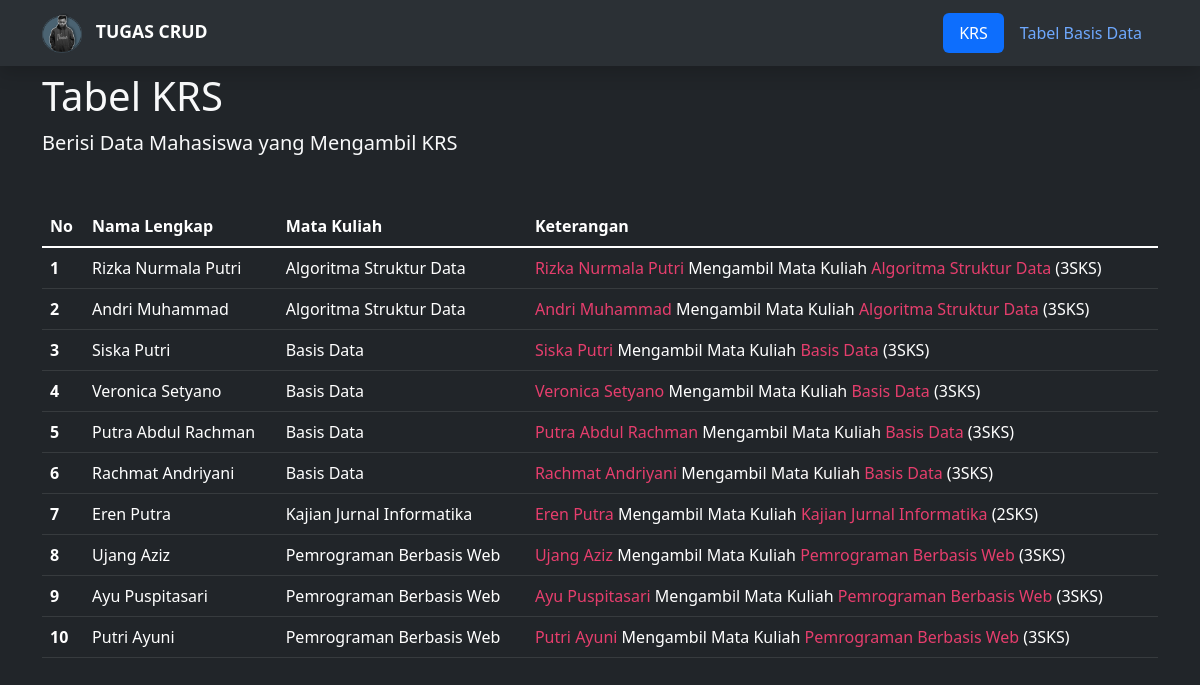
The page / on the database its author committed.
### tables this page shows
create table mahasiswa(
npm char(13) primary key,
nama varchar(50),
jurusan enum('Teknik Informatika', 'Sistem Operasi'),
alamat text
);

create table matakuliah(
kodemk char(6) primary key,
nama varchar(50),
jumlah_sks int(3)
);

### index.php (the view, shortened to what this page needs)
<?php
  include 'koneksi.php';
  $query = "SELECT mahasiswa.nama AS 'nama_mhs' , matakuliah.nama AS 'nama_matkul', matakuliah.jumlah_sks FROM mahasiswa JOIN krs ON mahasiswa.npm = krs.mahasiswa_npm JOIN matakuliah ON matakuliah.kodemk = krs.matakuliah_kodemk;";
  $sql = mysqli_query($koneksi, $query);
  $no = 0;
?>
<!DOCTYPE html>
<html lang="en" data-bs-theme="dark">
<head>
  <link href="https://cdn.jsdelivr.net/npm/bootstrap@5.3.0/dist/css/bootstrap.min.css" rel="stylesheet"
>
  <link rel="stylesheet" href="css/bootstrap.min.css">
  <link rel="stylesheet" href="https://cdn.jsdelivr.net/npm/bootstrap-icons@1.10.5/font/bootstrap-icons.css">
</head>
<body>
  <nav class="navbar bg-body-tertiary mb-5 shadow fixed-top">
    <div class="container">
      <a class="navbar-brand" href="#" style="font-size : 1.1em;">
        <img src="img/android-chrome-512x512.png" alt="logo" style="width: 2.3em; margin-right: 0.5em;">
        <strong>TUGAS CRUD</strong>
      </a>
      <ul class="nav nav-pills">
        <li class="nav-item">
          <a class="nav-link active" aria-current="page" href="#">KRS</a>
        </li>
        <li class="nav-item">
          <a class="nav-link" href="kumpulan-tabel.php">Tabel Basis Data</a>
        </li>
        </ul>
      </div>
    </nav>
  <div class="container mt-5 pt-4">
    <figure class="text-light">
      <blockquote class="blockquote">
          <h1>Tabel KRS</h1>
          <p>Berisi Data Mahasiswa yang Mengambil KRS</p>
      </blockquote>
    </figure>
      <table class="table table-hover mt-5 table-dark">
        <thead class="table-dark">
        <tr>
          <th scope="col">No</th>
          <th scope="col">Nama Lengkap</th>
          <th scope="col">Mata Kuliah</th>
          <th scope="col">Keterangan</th>
        </tr>
      </thead>
      <tbody class="table-group-divider">
      <?php
          while ($result = mysqli_fetch_assoc($sql)) {
        ?>
        <tr>
          <th scope="row">
            <?php echo ++$no; ?>
          </th>
          <td>
          <?php echo $result['nama_mhs'];?>
          </td>
          <td>
          <?php echo $result['nama_matkul'];?>
          </td>
          <td>
          <?php echo "<font color='#E63E6D'>".$result['nama_mhs']."</font>" . " Mengambil Mata Kuliah"."<font color='#E63E6D'> ".$result['nama_matkul']."</font>" ." (".$result['jumlah_sks']."SKS)";?>
          </td>
        </tr>
        <?php
          }
        ?>
      </tbody>
    </table>
  </div>
</body>
</html>

### rows shown on the page
mahasiswa: nama "Rizka Nurmala Putri", matakuliah.nama "Algoritma Struktur Data", matakuliah.jumlah_sks "3"
mahasiswa: nama "Andri Muhammad", matakuliah.nama "Algoritma Struktur Data", matakuliah.jumlah_sks "3"
mahasiswa: nama "Siska Putri", matakuliah.nama "Basis Data", matakuliah.jumlah_sks "3"
mahasiswa: nama "Veronica Setyano", matakuliah.nama "Basis Data", matakuliah.jumlah_sks "3"
mahasiswa: nama "Putra Abdul Rachman", matakuliah.nama "Basis Data", matakuliah.jumlah_sks "3"
mahasiswa: nama "Rachmat Andriyani", matakuliah.nama "Basis Data", matakuliah.jumlah_sks "3"
mahasiswa: nama "Eren Putra", matakuliah.nama "Kajian Jurnal Informatika", matakuliah.jumlah_sks "2"
mahasiswa: nama "Ujang Aziz", matakuliah.nama "Pemrograman Berbasis Web", matakuliah.jumlah_sks "3"
mahasiswa: nama "Ayu Puspitasari", matakuliah.nama "Pemrograman Berbasis Web", matakuliah.jumlah_sks "3"
mahasiswa: nama "Putri Ayuni", matakuliah.nama "Pemrograman Berbasis Web", matakuliah.jumlah_sks "3"
